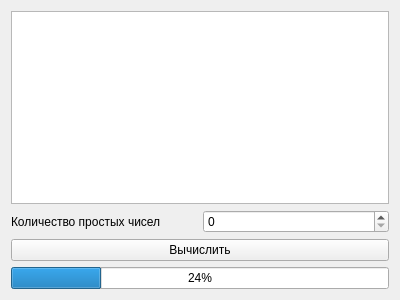
<?xml version="1.0" encoding="UTF-8"?>
<ui version="4.0">
 <class>Form</class>
 <widget class="QWidget" name="Form">
  <property name="geometry">
   <rect>
    <x>0</x>
    <y>0</y>
    <width>400</width>
    <height>300</height>
   </rect>
  </property>
  <property name="windowTitle">
   <string>Простые числа</string>
  </property>
  <layout class="QVBoxLayout" name="verticalLayout">
   <item>
    <widget class="QListWidget" name="listWidget"/>
   </item>
   <item>
    <layout class="QHBoxLayout" name="horizontalLayout">
     <item>
      <widget class="QLabel" name="label">
       <property name="text">
        <string>Количество простых чисел</string>
       </property>
      </widget>
     </item>
     <item>
      <widget class="QSpinBox" name="spinBox">
       <property name="maximum">
        <number>1000000000</number>
       </property>
      </widget>
     </item>
    </layout>
   </item>
   <item>
    <widget class="QPushButton" name="pushButton">
     <property name="text">
      <string>Вычислить</string>
     </property>
    </widget>
   </item>
   <item>
    <widget class="QProgressBar" name="progressBar">
     <property name="value">
      <number>24</number>
     </property>
    </widget>
   </item>
  </layout>
 </widget>
 <resources/>
 <connections/>
</ui>
